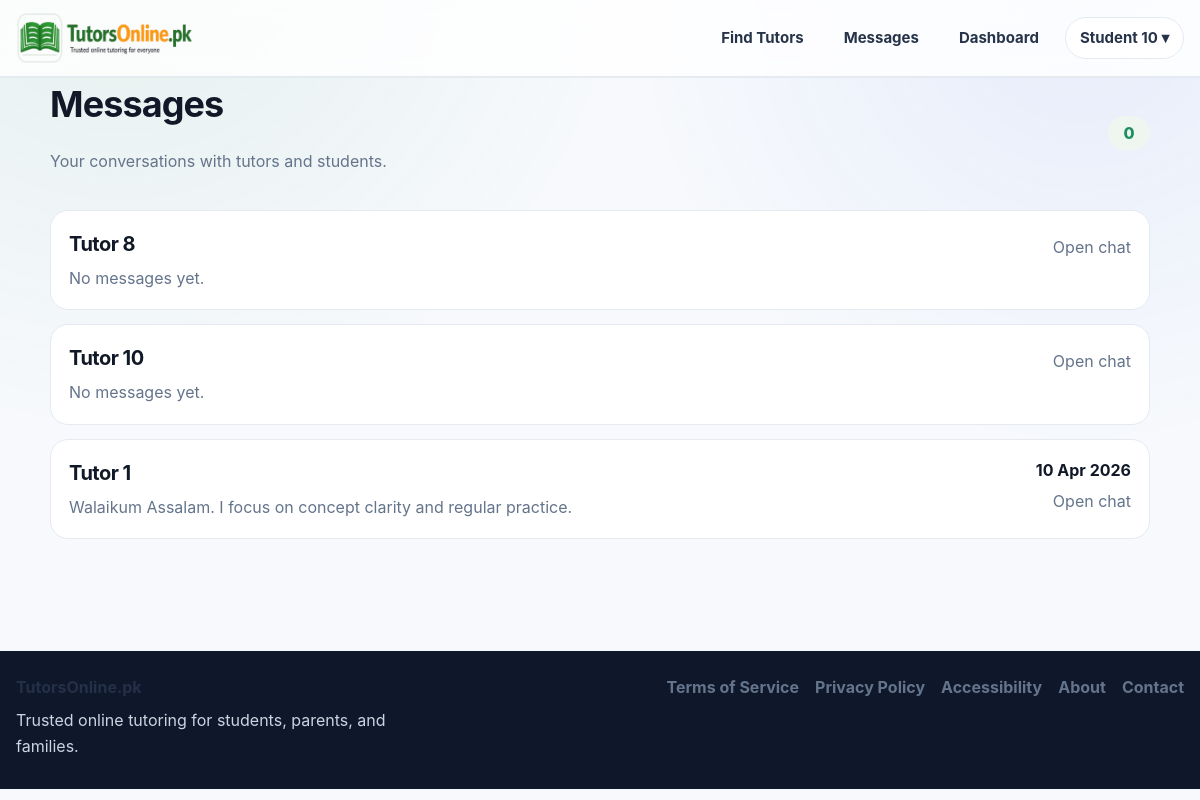
/messages (signed in), run on the app's committed database.
### app.py (models this page shows, shortened)
class User(UserMixin, db.Model):
    id = db.Column(db.Integer, primary_key=True)
    email = db.Column(db.String(120), unique=True, nullable=False)
    password_hash = db.Column(db.String(255), nullable=False)
    role = db.Column(db.String(20), nullable=False, default="student")
    full_name = db.Column(db.String(120), nullable=False)
    public_name = db.Column(db.String(120), nullable=False)
    qualification = db.Column(db.String(120), default="")
    subjects = db.Column(db.String(255), default="")
    class_levels = db.Column(db.String(255), default="")
    experience_years = db.Column(db.Integer, default=0)
    bio = db.Column(db.Text, default="")
    degree_title = db.Column(db.String(255), default="")
    degree_major = db.Column(db.String(255), default="")
    degree_institution = db.Column(db.String(255), default="")
    degree_year = db.Column(db.String(50), default="")
    degree_grade = db.Column(db.String(50), default="")
    previous_path_choice = db.Column(db.String(50), default="")
    mphil_title = db.Column(db.String(255), default="")
    mphil_major = db.Column(db.String(255), default="")
    mphil_institution = db.Column(db.String(255), default="")
    mphil_year = db.Column(db.String(50), default="")
    mphil_grade = db.Column(db.String(50), default="")
    mphil_additional_note = db.Column(db.String(255), default="")
    masters_title = db.Column(db.String(255), default="")
    masters_major = db.Column(db.String(255), default="")
    masters_institution = db.Column(db.String(255), default="")
    masters_year = db.Column(db.String(50), default="")
    masters_grade = db.Column(db.String(50), default="")
    masters_additional_note = db.Column(db.String(255), default="")
    bachelor_title = db.Column(db.String(255), default="")
    bachelor_major = db.Column(db.String(255), default="")
    bachelor_institution = db.Column(db.String(255), default="")
    bachelor_year = db.Column(db.String(50), default="")
    bachelor_grade = db.Column(db.String(50), default="")
    bachelor_additional_note = db.Column(db.String(255), default="")
    inter_program = db.Column(db.String(100), default="")
    inter_institution = db.Column(db.String(255), default="")
    inter_grade = db.Column(db.String(50), default="")
    inter_year = db.Column(db.String(50), default="")
    matric_program = db.Column(db.String(100), default="")
    matric_institution = db.Column(db.String(255), default="")
    matric_grade = db.Column(db.String(50), default="")
    matric_year = db.Column(db.String(50), default="")
    gender = db.Column(db.String(50), default="")
    city = db.Column(db.String(120), default="")
    main_subject = db.Column(db.String(120), default="")
    additional_subjects = db.Column(db.String(255), default="")
    student_level = db.Column(db.String(120), default="")
    student_subject_needed = db.Column(db.String(120), default="")
    preferred_tutor_gender = db.Column(db.String(50), default="")
    learning_mode = db.Column(db.String(50), default="")
    teaching_mode = db.Column(db.String(50), default="")
    hourly_rate = db.Column(db.Integer, default=0)
    mobile_number = db.Column(db.String(40), default="")
    cnic_number = db.Column(db.String(40), default="")
    profile_image = db.Column(db.String(255), default="")
    degree_file = db.Column(db.String(255), default="")
    additional_qualification_level = db.Column(db.String(80), default="")
    additional_qualification_title = db.Column(db.String(255), default="")
    additional_qualification_major = db.Column(db.String(255), default="")
    additional_qualification_institution = db.Column(db.String(255), default="")
    additional_qualification_year = db.Column(db.String(50), default="")
    additional_qualification_grade = db.Column(db.String(50), default="")
    additional_qualification_file = db.Column(db.String(255), default="")
    demo_video_url = db.Column(db.String(255), default="")
    demo_video_file = db.Column(db.String(255), default="")
    modest_profile = db.Column(db.Boolean, default=False)
    audio_only = db.Column(db.Boolean, default=False)
    is_active_user = db.Column(db.Boolean, default=True)
    is_verified_tutor = db.Column(db.Boolean, default=False)
    profile_stage = db.Column(db.String(40), default="basic_complete")
    verification_submitted_at = db.Column(db.DateTime)
    approved_at = db.Column(db.DateTime)
    rejected_at = db.Column(db.DateTime)
    admin_review_note = db.Column(db.Text, default="")
    is_public_tutor = db.Column(db.Boolean, default=False)
    tutor_category = db.Column(db.String(80), default="")
    bonus_credits = db.Column(db.Integer, default=0)
    total_earnings_pkr = db.Column(db.Integer, default=0)
    monthly_earnings_pkr = db.Column(db.Integer, default=0)
    sessions_completed = db.Column(db.Integer, default=0)
    rating_avg = db.Column(db.Float, default=0.0)
    rating_count = db.Column(db.Integer, default=0)
    credits_balance = db.Column(db.Integer, default=0)
    pending_payout_pkr = db.Column(db.Integer, default=0)
    payout_method = db.Column(db.String(30), default="bank")
    payout_account_title = db.Column(db.String(120), default="")
    payout_account_number = db.Column(db.String(120), default="")
    payout_iban = db.Column(db.String(64), default="")
    created_at = db.Column(db.DateTime, default=datetime.utcnow)
    bookings_as_student = db.relationship(
        "Booking",
        backref="student",
        lazy=True,
        foreign_keys="Booking.student_id",
    )
    bookings_as_tutor = db.relationship(
        "Booking",
        backref="tutor",
        lazy=True,
        foreign_keys="Booking.tutor_id",
    )
    @property
    def is_active(self):
        return self.is_active_user

class Conversation(db.Model):
    id = db.Column(db.Integer, primary_key=True)
    student_id = db.Column(db.Integer, db.ForeignKey("user.id"), nullable=False)
    tutor_id = db.Column(db.Integer, db.ForeignKey("user.id"), nullable=False)
    booking_id = db.Column(db.Integer, db.ForeignKey("booking.id"), nullable=True)
    created_at = db.Column(db.DateTime, default=datetime.utcnow)
    updated_at = db.Column(
        db.DateTime,
        default=datetime.utcnow,
        onupdate=datetime.utcnow
    )
    student = db.relationship("User", foreign_keys=[student_id], backref="student_conversations")
    tutor = db.relationship("User", foreign_keys=[tutor_id], backref="tutor_conversations")
    booking = db.relationship("Booking", backref="conversation")

class Message(db.Model):
    id = db.Column(db.Integer, primary_key=True)
    conversation_id = db.Column(
        db.Integer,
        db.ForeignKey("conversation.id"),
        nullable=False
    )
    sender_id = db.Column(db.Integer, db.ForeignKey("user.id"), nullable=False)
    body = db.Column(db.Text, nullable=False)
    is_read = db.Column(db.Boolean, default=False)
    created_at = db.Column(db.DateTime, default=datetime.utcnow)
    conversation = db.relationship(
        "Conversation",
        backref=db.backref(
            "messages",
            lazy=True,
            order_by="Message.created_at.asc()"
        )
    )
    sender = db.relationship("User")

### app.py (the view, shortened to what this page needs)
@app.route("/messages")
@login_required
def messages_inbox():
    if current_user.role not in ["student", "tutor", "admin"]:
        flash("Messaging is not available for this account.", "danger")
        return redirect(url_for("dashboard"))
    if current_user.role == "student":
        conversations = (
            Conversation.query
            .filter_by(student_id=current_user.id)
            .order_by(Conversation.updated_at.desc())
            .all()
        )
    else:
        conversations = []
    unread_count = 0
    for convo in conversations:
        unread_count += Message.query.filter(
            Message.conversation_id == convo.id,
            Message.sender_id != current_user.id,
            Message.is_read == False
        ).count()
    return render_template(
        "messages_inbox.html",
        conversations=conversations,
        unread_count=unread_count,
    )

### templates/messages_inbox.html (shortened to what this page needs)
{% extends 'base.html' %}
{% block content %}
<section class="msg-shell">
  <div class="msg-topbar">
    <div>
      <h1>Messages</h1>
      <p class="muted">Your conversations with tutors and students.</p>
    </div>
    <div class="msg-unread-pill">{{ unread_count }}</div>
  </div>
  {% if conversations %}
    <div class="msg-list">
      {% for convo in conversations %}
        {% set other = convo.tutor if current_user.id == convo.student_id else convo.student %}
        {% set last_msg = convo.messages[-1] if convo.messages else None %}
        {% set convo_unread = convo.messages
        | selectattr('sender_id', 'ne', current_user.id)
        | selectattr('is_read', 'equalto', false)
        | list
        | length %}
        <a href="{{ url_for('message_thread', conversation_id=convo.id) }}" class="msg-card" style="text-decoration:none;">
          <div>
            <h3>{{ other.public_name }}</h3>
            <p>
              {% if last_msg %}
                {{ last_msg.body[:120] }}{% if last_msg.body|length > 120 %}...{% endif %}
              {% else %}
                No messages yet.
              {% endif %}
            </p>
          </div>
          <div class="msg-meta">
          {% if last_msg %}
            <div style="font-weight:700; color:#111827;">
              {{ last_msg.created_at.strftime('%d %b %Y') }}
            </div>
          {% endif %}
          <div class="muted" style="margin-top:6px;">
            Open chat
          </div>
        </div>
        </a>
      {% endfor %}
    </div>
  {% else %}
    <div class="msg-empty">
      <h3>No conversations yet</h3>
      <p class="muted">Start from a tutor profile to open your first conversation.</p>
    </div>
  {% endif %}
</section>
{% endblock %}

### templates/base.html (shortened to what this page needs)
<!doctype html>
<html lang="en">
<head>
  <link rel="stylesheet" href="{{ url_for('static', filename='css/styles.css') }}">
  <link rel="stylesheet" href="{{ url_for('static', filename='css/design-system.css') }}">
</head>
<body>
  <header class="site-header">
    <div class="container nav-wrap">
      <a href="{{ url_for('index') }}" class="brand">
        <img src="{{ url_for('static', filename='images/logo.png') }}" alt="TutorsOnline.pk" class="brand-logo">
      </a>
     <nav class="main-nav">
      <a href="{{ url_for('tutors') }}">Find Tutors</a>
      {% if current_user.is_authenticated %}
        <a href="{{ url_for('messages_inbox') }}" class="nav-messages-link">
          Messages
        </a>
        <a href="{{ url_for('dashboard') }}">Dashboard</a>
        <div class="nav-user-dropdown">
          <button type="button" class="nav-user-trigger">
            {{ current_user.public_name or 'Account' }} ▾
          </button>
        </div>
      {% else %}
        <a href="{{ url_for('contact') }}">Contact</a>
        <a href="{{ url_for('login') }}">Login</a>
        <a href="{{ url_for('register') }}" class="nav-join-btn">Join</a>
      {% endif %}
    </nav>
    </div>
  </header>
  <main class="site-main">
    <div class="container">
      {% block content %}{% endblock %}
    </div>
  </main>
  <footer class="site-footer">
    <div class="container footer-wrap">
      <div class="footer-brand">
        <strong>TutorsOnline.pk</strong>
        <p>Trusted online tutoring for students, parents, and families.</p>
      </div>
      <div class="footer-links">
        <a href="{{ url_for('terms') }}">Terms of Service</a>
        <a href="{{ url_for('privacy') }}">Privacy Policy</a>
        <a href="{{ url_for('accessibility') }}">Accessibility</a>
        <a href="{{ url_for('about') }}">About</a>
        <a href="{{ url_for('contact') }}">Contact</a>
      </div>
    </div>
  </footer>
</body>
</html>

### data on the page
User: public_name "Student 10"
Conversation: shows "No messages yet."
User: public_name "Tutor 8"
Conversation: shows "No messages yet."
User: public_name "Tutor 10"
User: public_name "Tutor 1"
Message: body "Walaikum Assalam. I focus on concept clarity and regular practice.", created_at "10 Apr 2026"

### other printed values
{{ unread_count }} "0"
